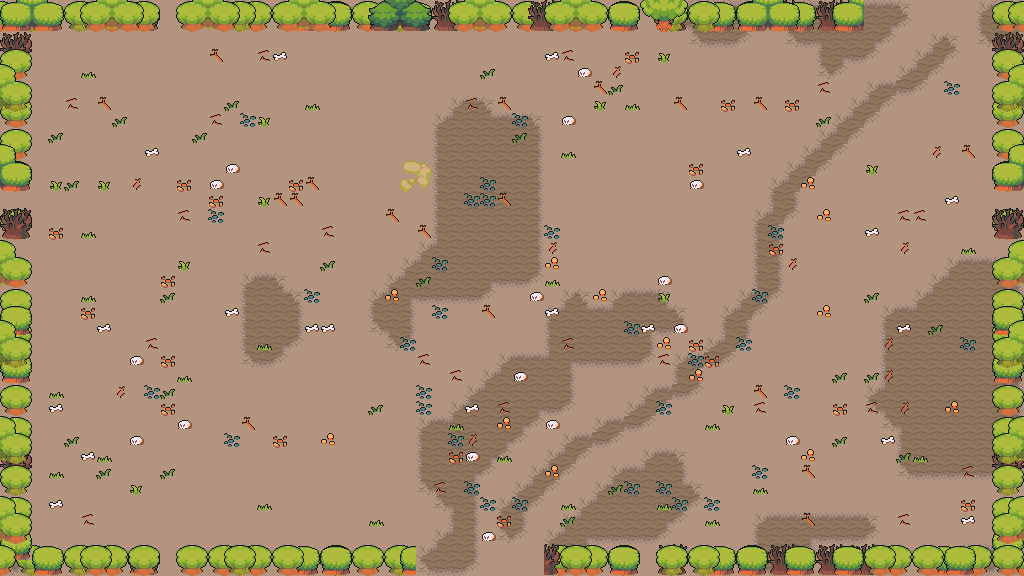

This is a level from a 2D game, rendered from its Tiled map with the project's own tilesets. A one-line summary and the map file follow, with tile-layer data summarised:
An orthogonal 64x36 tile map with 16x16 px tiles, 7 tile layers (floor, ground, path, decor, ...), 8 tilesets and 39 objects (22x prop, 8x spawn, 6x obstacle, 2x door, playerStart).

<map version="1.10" tiledversion="1.11.0" orientation="orthogonal" renderorder="right-down" width="64" height="36" tilewidth="16" tileheight="16" infinite="0" nextlayerid="9" nextobjectid="40">
 <properties>
    <property name="chapter" type="int" value="3" />
    <property name="room" type="int" value="11" />
    <property name="isBossRoom" type="bool" value="false" />
 </properties>
 <tileset firstgid="1" source="ground.tsx" />
 <tileset firstgid="241" source="village.tsx" />
 <tileset firstgid="481" source="house.tsx" />
 <tileset firstgid="1240" source="towers.tsx" />
 <tileset firstgid="1384" source="hole.tsx" />
 <tileset firstgid="1439" source="floordetail.tsx" />
 <tileset firstgid="1519" source="tilefloor.tsx" />
 <tileset firstgid="2091" source="nature.tsx" />
 <layer id="1" name="floor" width="64" height="36">
  <data>[2304 cells, 2304 non-empty, 1 distinct tile ids]</data>
 </layer>
 <layer id="2" name="ground" width="64" height="36">
  <data>[2304 cells, 484 non-empty, 13 distinct tile ids]</data>
 </layer>
 <layer id="3" name="path" width="64" height="36">
  <data>[2304 cells, 91 non-empty, 9 distinct tile ids]</data>
 </layer>
 <layer id="4" name="decor" width="64" height="36">
  <data>[2304 cells, 216 non-empty, 15 distinct tile ids]</data>
 </layer>
 <layer id="5" name="border-back" width="64" height="36">
  <data>[2304 cells, 296 non-empty, 24 distinct tile ids]</data>
 </layer>
 <layer id="6" name="border-mid" width="64" height="36">
  <data>[2304 cells, 260 non-empty, 24 distinct tile ids]</data>
 </layer>
 <layer id="7" name="border-front" width="64" height="36">
  <data>[2304 cells, 148 non-empty, 62 distinct tile ids]</data>
 </layer>
 <objectgroup id="8" name="objects">
  <object id="1" name="playerStart" x="480" y="336"><point /></object>
  <object id="2" name="spawn" x="344" y="264">
   <properties>
    <property name="role" value="chaser" />
    <property name="wave" type="int" value="1" />
    <property name="elite" type="bool" value="false" />
   </properties>
  <point /></object>
  <object id="3" name="spawn" x="608" y="216">
   <properties>
    <property name="role" value="caster" />
    <property name="wave" type="int" value="1" />
    <property name="elite" type="bool" value="false" />
   </properties>
  <point /></object>
  <object id="4" name="spawn" x="624" y="368">
   <properties>
    <property name="role" value="tank" />
    <property name="wave" type="int" value="2" />
    <property name="elite" type="bool" value="false" />
   </properties>
  <point /></object>
  <object id="5" name="spawn" x="400" y="464">
   <properties>
    <property name="role" value="chaser" />
    <property name="wave" type="int" value="2" />
    <property name="elite" type="bool" value="false" />
   </properties>
  <point /></object>
  <object id="6" name="spawn" x="448" y="216">
   <properties>
    <property name="role" value="chaser" />
    <property name="wave" type="int" value="3" />
    <property name="elite" type="bool" value="false" />
   </properties>
  <point /></object>
  <object id="7" name="spawn" x="544" y="168">
   <properties>
    <property name="role" value="caster" />
    <property name="wave" type="int" value="3" />
    <property name="elite" type="bool" value="false" />
   </properties>
  <point /></object>
  <object id="8" name="spawn" x="592" y="408">
   <properties>
    <property name="role" value="tank" />
    <property name="wave" type="int" value="3" />
    <property name="elite" type="bool" value="false" />
   </properties>
  <point /></object>
  <object id="9" name="spawn" x="344" y="360">
   <properties>
    <property name="role" value="chaser" />
    <property name="wave" type="int" value="3" />
    <property name="elite" type="bool" value="false" />
   </properties>
  <point /></object>
  <object id="10" name="door" x="480" y="568"><point /></object>
  <object id="11" name="door" x="936" y="8"><point /></object>
  <object id="12" name="obstacle" x="0" y="544" width="416" height="32">
   <properties>
    <property name="kind" value="edge" />
   </properties>
  </object>
  <object id="13" name="obstacle" x="544" y="544" width="480" height="32">
   <properties>
    <property name="kind" value="edge" />
   </properties>
  </object>
  <object id="14" name="obstacle" x="0" y="0" width="864" height="32">
   <properties>
    <property name="kind" value="edge" />
   </properties>
  </object>
  <object id="15" name="obstacle" x="992" y="0" width="32" height="32">
   <properties>
    <property name="kind" value="edge" />
   </properties>
  </object>
  <object id="16" name="obstacle" x="0" y="32" width="32" height="512">
   <properties>
    <property name="kind" value="edge" />
   </properties>
  </object>
  <object id="17" name="obstacle" x="992" y="32" width="32" height="512">
   <properties>
    <property name="kind" value="edge" />
   </properties>
  </object>
  <object id="18" name="prop" x="592" y="128" width="32" height="32">
   <properties>
    <property name="key" value="tree-mossy-alt" />
   </properties>
  </object>
  <object id="19" name="prop" x="624" y="128" width="32" height="32">
   <properties>
    <property name="key" value="tree-mossy" />
   </properties>
  </object>
  <object id="20" name="prop" x="608" y="160" width="32" height="32">
   <properties>
    <property name="key" value="tree-pine" />
   </properties>
  </object>
  <object id="21" name="prop" x="640" y="160" width="32" height="32">
   <properties>
    <property name="key" value="tree-dead" />
   </properties>
  </object>
  <object id="22" name="prop" x="400" y="80" width="32" height="63">
   <properties>
    <property name="key" value="big-pillar-ruined" />
   </properties>
  </object>
  <object id="23" name="prop" x="480" y="128" width="16" height="16">
   <properties>
    <property name="key" value="stump-mossy" />
   </properties>
  </object>
  <object id="24" name="prop" x="336" y="64" width="32" height="16">
   <properties>
    <property name="key" value="low-broken-wall" />
   </properties>
  </object>
  <object id="25" name="prop" x="336" y="128" width="16" height="22">
   <properties>
    <property name="key" value="pillar-stump" />
   </properties>
  </object>
  <object id="26" name="prop" x="702" y="46" width="26" height="32">
   <properties>
    <property name="key" value="moss-tower-ruined" />
   </properties>
  </object>
  <object id="27" name="prop" x="768" y="48" width="16" height="16">
   <properties>
    <property name="key" value="grass-tall" />
   </properties>
  </object>
  <object id="28" name="prop" x="896" y="160" width="16" height="16">
   <properties>
    <property name="key" value="bush-dark" />
   </properties>
  </object>
  <object id="29" name="prop" x="704" y="224" width="16" height="16">
   <properties>
    <property name="key" value="bush-dark" />
   </properties>
  </object>
  <object id="30" name="prop" x="320" y="474" width="32" height="16">
   <properties>
    <property name="key" value="low-broken-wall" />
   </properties>
  </object>
  <object id="31" name="prop" x="288" y="480" width="16" height="16">
   <properties>
    <property name="key" value="bush-green" />
   </properties>
  </object>
  <object id="32" name="prop" x="416" y="512" width="16" height="16">
   <properties>
    <property name="key" value="bush-green" />
   </properties>
  </object>
  <object id="33" name="prop" x="304" y="496" width="16" height="16">
   <properties>
    <property name="key" value="bush-green" />
   </properties>
  </object>
  <object id="34" name="prop" x="224" y="528" width="16" height="16">
   <properties>
    <property name="key" value="bush-green" />
   </properties>
  </object>
  <object id="35" name="prop" x="784" y="346" width="32" height="16">
   <properties>
    <property name="key" value="low-broken-wall" />
   </properties>
  </object>
  </objectgroup>
</map>
<!-- 4 of 39 objects omitted -->
